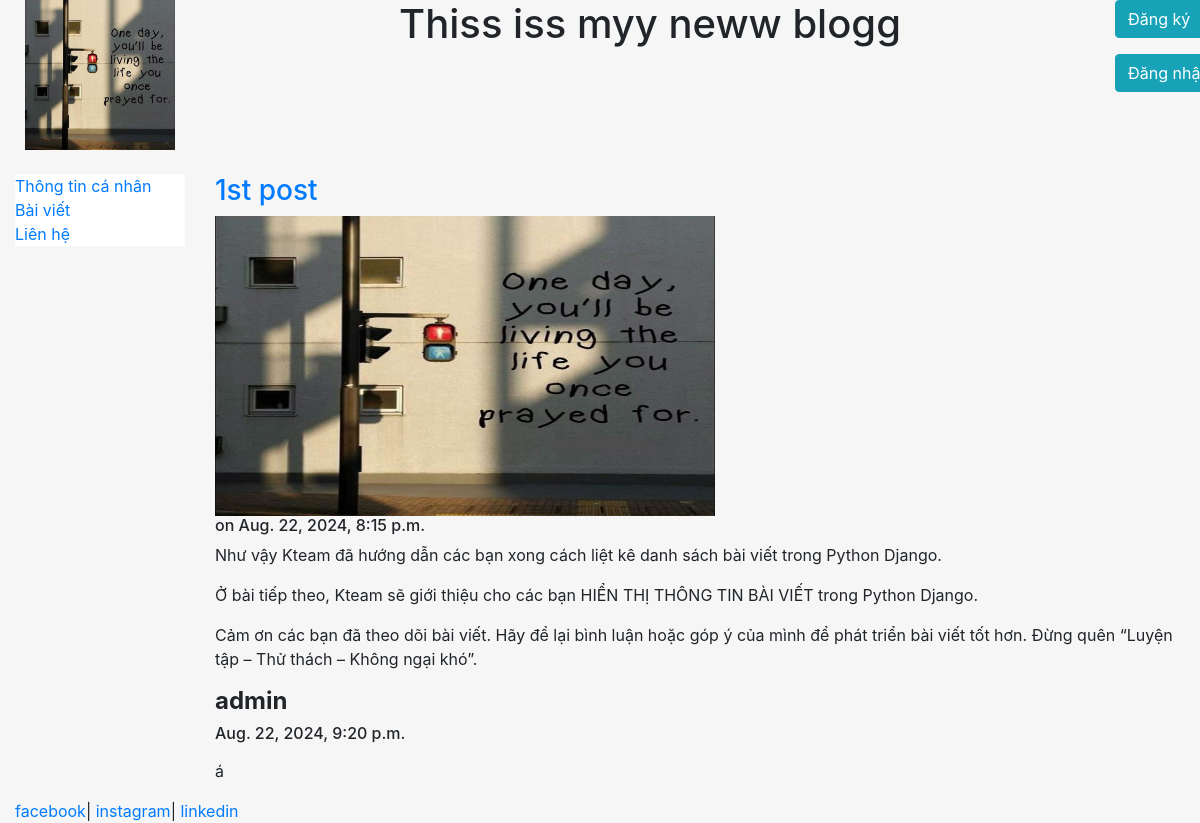
The page /blog/1/ on the database as committed earlier.
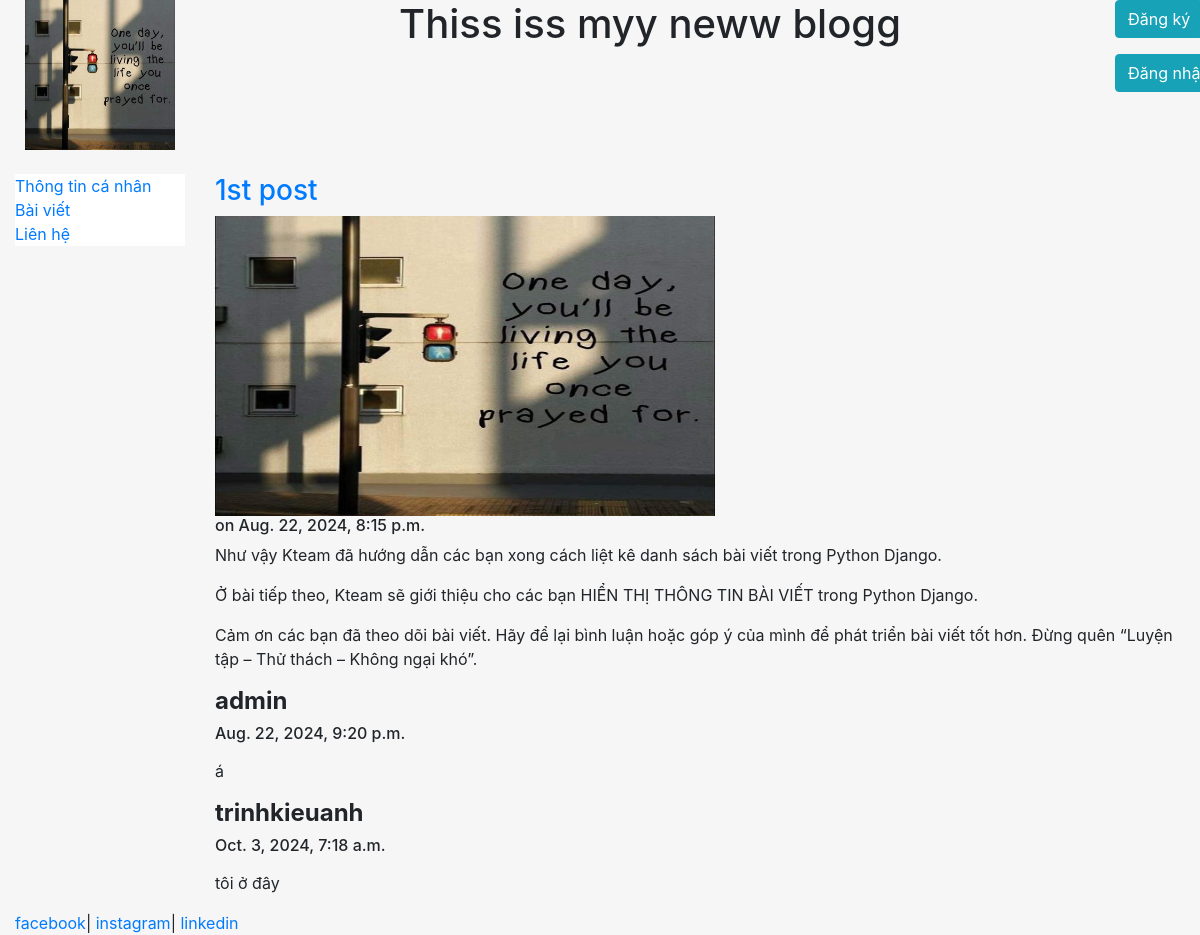
The same page on the database as committed later.
### blog/models.py (models this page shows)
class Comment(models.Model):
    post = models.ForeignKey(Post, on_delete=models.CASCADE, related_name='comments')
    author = models.ForeignKey(settings.AUTH_USER_MODEL, on_delete=models.CASCADE)
    body = models.TextField()
    date = models.DateTimeField(auto_now_add=True)

### blog/views.py (the view)
# urls.py: path('<int:pk>/', views.post, name='post'),
def post(request, pk):
    post = get_object_or_404(Post, pk=pk)
    form = CommentForm()
    if request.method == 'POST':
        form = CommentForm(request.POST, author=request.user, post=post)
        if form.is_valid():
            form.save()
            return HttpResponseRedirect(request.path)
    return render(request, "blog/post.html", {"post": post, "form": form})

### blog/templates/blog/post.html (shortened to what this page needs)
{% extends "pages/base.html" %}
{% block content %}
<h3><a href="blog/{{post.id}}">{{post.title}}</a></h3>
<img src="{{post.image.url}}" width="500px" height="300px" />
<h6>on {{post.date}}</h6>
{{post.body|safe|linebreaks}}
{% for comment in post.comments.all %}
    <h4><strong>{{comment.author}}</strong></h4>
    <h6><p>{{comment.date}}</p></h6>
    <p>{{comment.body|linebreaks}}</p>
{% endfor %}
{% endblock %}

Rows that differ between the two databases and show on the page:
added Comment: author "trinhkieuanh", date "Oct. 3, 2024, 7:18 a.m.", body "tôi ở đây"
